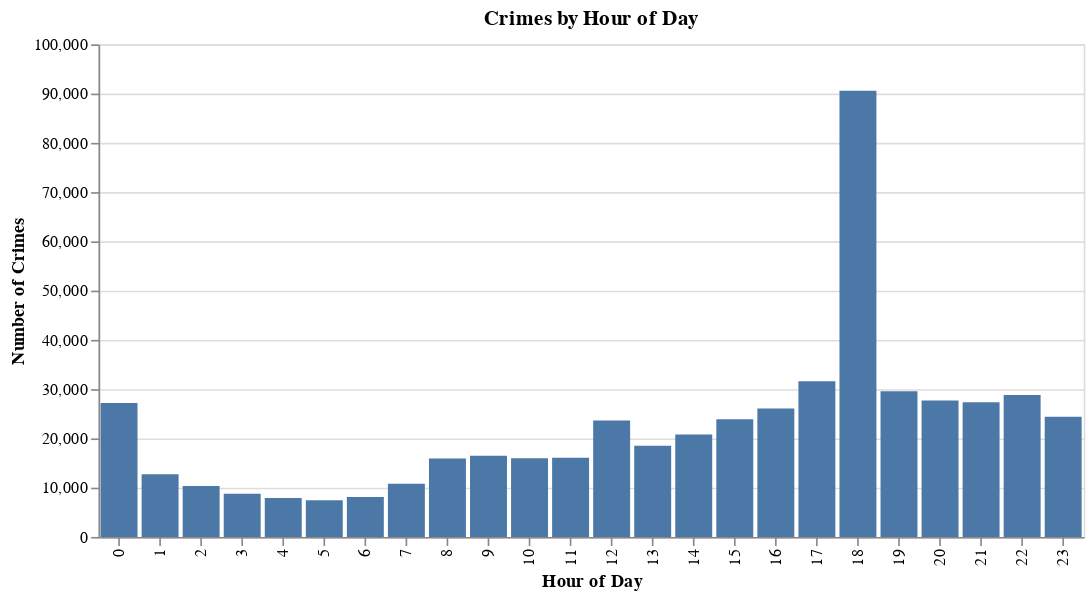

The cell this chart's notebook holds for it:
### Code cell
alt.Chart(df).mark_bar().encode(
    x=alt.X('HOUR:O', title='Hour of Day'),
    y=alt.Y('count()', title='Number of Crimes'),
).properties(
    title='Crimes by Hour of Day',
    width=600
)

### Figure 1 — Vega specification as saved in the notebook (floating-point values rounded to 4 significant figures)
{"$schema": "https://vega.github.io/schema/vega/v5.json", "data": [{"name": "source_0", "values": [{"HOUR": 16.0, "__count": 26085}, {"HOUR": 15.0, "__count": 23896}, {"HOUR": 11.0, "__count": 16055}, {"HOUR": 17.0, "__count": 31621}, {"HOUR": 20.0, "__count": 27707}, {"HOUR": 12.0, "__count": 23613}, {"HOUR": 4.0, "__count": 7912}, {"HOUR": 9.0, "__count": 16476}, {"HOUR": 18.0, "__count": 90557}, {"HOUR": 19.0, "__count": 29590}, {"HOUR": 1.0, "__count": 12721}, {"HOUR": 8.0, "__count": 15934}, {"HOUR": 2.0, "__count": 10337}, {"HOUR": 10.0, "__count": 15991}, {"HOUR": 6.0, "__count": 8101}, {"HOUR": 13.0, "__count": 18523}, {"HOUR": 23.0, "__count": 24389}, {"HOUR": 0.0, "__count": 27177}, {"HOUR": 14.0, "__count": 20794}, {"HOUR": 22.0, "__count": 28791}, {"HOUR": 21.0, "__count": 27361}, {"HOUR": 5.0, "__count": 7462}, {"HOUR": 7.0, "__count": 10802}, {"HOUR": 3.0, "__count": 8757}]}, {"name": "source_0_x_domain_HOUR", "values": [{"HOUR": 16.0}, {"HOUR": 15.0}, {"HOUR": 11.0}, {"HOUR": 17.0}, {"HOUR": 20.0}, {"HOUR": 12.0}, {"HOUR": 4.0}, {"HOUR": 9.0}, {"HOUR": 18.0}, {"HOUR": 19.0}, {"HOUR": 1.0}, {"HOUR": 8.0}, {"HOUR": 2.0}, {"HOUR": 10.0}, {"HOUR": 6.0}, {"HOUR": 13.0}, {"HOUR": 23.0}, {"HOUR": 0.0}, {"HOUR": 14.0}, {"HOUR": 22.0}, {"HOUR": 21.0}, {"HOUR": 5.0}, {"HOUR": 7.0}, {"HOUR": 3.0}]}, {"name": "source_0_y_domain___count", "values": [{"min": 7462, "max": 90557}]}], "marks": [{"type": "rect", "name": "marks", "from": {"data": "source_0"}, "encode": {"update": {"fill": {"value": "#4c78a8"}, "x": {"field": "HOUR", "scale": "x"}, "width": {"signal": "max(0.25, bandwidth('x'))"}, "y": {"field": "__count", "scale": "y"}, "y2": {"value": 0, "scale": "y"}}}, "style": ["bar"]}], "scales": [{"name": "x", "type": "band", "domain": {"data": "source_0_x_domain_HOUR", "field": "HOUR", "sort": true}, "range": [0, {"signal": "width"}], "paddingOuter": 0.05, "paddingInner": 0.1}, {"name": "y", "type": "linear", "domain": [{"signal": "(data(\"source_0_y_domain___count\")[0] || {}).min"}, {"signal": "(data(\"source_0_y_domain___count\")[0] || {}).max"}], "range": [{"signal": "height"}, 0], "zero": true, "nice": true}], "axes": [{"scale": "y", "maxExtent": 0, "orient": "left", "tickCount": {"signal": "ceil(height/40)"}, "gridScale": "x", "aria": false, "zindex": 0, "domain": false, "labels": false, "ticks": false, "grid": true, "minExtent": 0}, {"scale": "x", "title": "Hour of Day", "grid": false, "orient": "bottom", "labelBaseline": "middle", "zindex": 0, "labelAngle": 270, "labelAlign": "right"}, {"scale": "y", "zindex": 0, "title": "Number of Crimes", "grid": false, "labelOverlap": true, "tickCount": {"signal": "ceil(height/40)"}, "orient": "left"}], "title": {"text": "Crimes by Hour of Day", "frame": "group"}, "width": 600, "style": "cell", "background": "white", "padding": 5, "height": 300}
